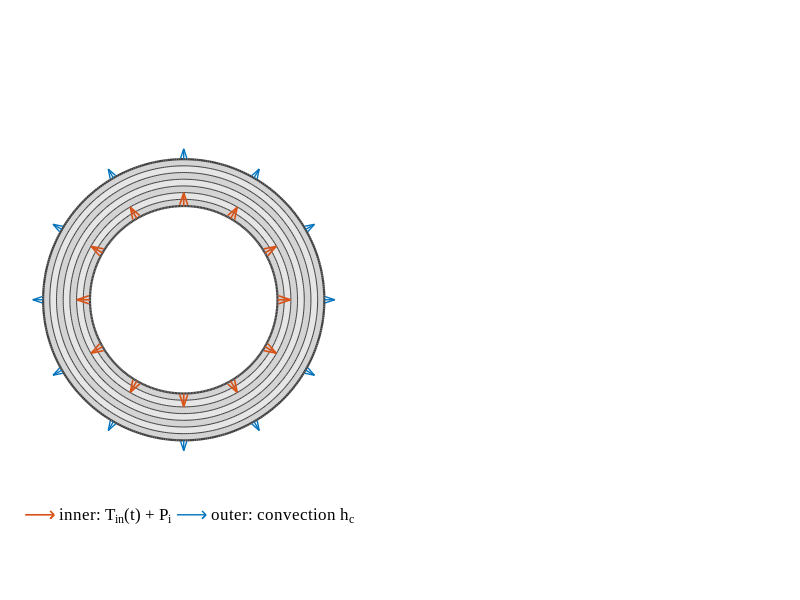

Write the MATLAB code that produced this figure. (Note: this script raises an error after producing the figure.)
%% geometry_schematic_R4_5.m — R4_3 + left panel moved right and the gap between the two panels reduced; margin as in R4_3 (author request 2026-11-02; R4_4's tight crop is NOT used)
%  R4_5 changes (marked 'R4_5'): figure width 12 -> 11.45 in; left axes moved 0.35 in to the right, right axes 0.55 in to the left (gap reduced by 0.9 in; axes sizes in inches unchanged).
%  ----- R4_3 header follows -----
%% geometry_schematic_R4_3.m — R4_2 + label font back to 12 pt, bottom 'insulated' just below the yellow crescent (outside the yellow), both labels a little to the left, larger legend font (author request 2026-11-02)
%  R4_3 changes (marked 'R4_3'): label font size, anchors, dxl, legend FontSize. Everything else = R4_2.
%  ----- R4_2 header follows -----
%% geometry_schematic_R4_2.m — R4_1 + 'insulated' labels centred on the middle axis of the cylinder; the bottom label sits inside the crescent (top face of the bottom insulation block)
%  R4_2 changes (marked 'R4_2'): label anchor positions only. Everything else = R4_1.
%  ----- R4_1 header follows -----
%% geometry_schematic_R4_1.m — R4 + 'insulated' labels closer to the cylinder (centred) and the two panel centres on one horizontal line (author request 2026-11-02)
%  R4_1 changes (marked 'R4_1'): label offsets reduced; left panel shifted vertically by dyAx1. Everything else = R4.
%  ----- R4 header follows -----
%% geometry_schematic_R4.m — R3 + layout changes requested by the author (2026-11-02)
%  Changes vs R3 (all marked 'R4'; geometry, loads, colours untouched; only
%  geometry_schematic_R4_5.png/.fig is written -- the standalone 3D cutaway is not redrawn):
%    * right panel: the two words 'insulated' moved above the top end and below the bottom
%      end, horizontally centred on the cylinder axis;
%    * right panel: R_i and R_o removed; they are shown on the left (cross-section) panel as
%      radial dimension arrows from the centre;
%    * right panel: the wall thickness h is shown on the LEFT wall at the bottom, beside the
%      length L (dimension below the bottom insulation block, on the theta = pi cut face);
%    * right panel: the coordinate triad is rotated about z (outward) and theta is drawn as an
%      arc with an arrow head (as in the left panel) instead of a straight arrow.
%  ----- R3 header follows -----
%% geometry_schematic_R3.m — R2 + coordinate systems (r, theta, z) in the geometry figures
%  R3 (2026-10-29, author request Prom 6): "in the two figures that introduce the cylinder
%  geometry (axial-section figure and cross-section figure) a coordinate system must be added".
%  Changes vs R2 (all marked 'R3'; geometry, loads and colours untouched):
%    * cross-section panel (a): triad at the bore centre -- radial axis r, circumferential
%      direction theta (arc with arrow), axial direction z shown as the out-of-plane symbol;
%    * axial cutaway (panel (b) and the standalone 3D cutaway): the lone z arrow is replaced by
%      a full right-handed triad r, theta, z drawn at the theta = 0 cut plane;
%    * outputs: geometry_schematic_R3.png/.fig and geometry_3D_cutaway_R2.png/.fig
%      (R2/R1 figures stay frozen).
%  ----- R2 header follows -----
%% geometry_schematic_R2.m — geometry schematic with an axially cut half-cylinder (3D)
%  R2 (2026-10-12, author request) revises the geometry schematic that
%  ch123_figs_R10.m draws (geometry_schematic.png: (a) annular cross-section,
%  (b) r-z graph):
%    * the RIGHT-HAND GRAPH (the r-z axes plot) is DELETED;
%    * in its place, an axially cut HALF CYLINDER in 3D showing
%        - the 7 layers on the cut faces and on the top face,
%        - the INNER loading (internal pressure P_i + thermal load T_in(t)),
%        - the OUTER convection h_c,
%        - the TOP and BOTTOM ends THERMALLY INSULATED (shown as insulation
%          blocks, labelled).
%    The cross-section panel (a) and its legend are unchanged.
%  Output: figures_ch123/geometry_schematic_R2.png (+ .fig). R1 and
%  ch123_figs_R10.m (which keeps writing the old geometry_schematic.png) are frozen.
%
%  Second output (author request: "draw something like" the 3D cylinder
%  drawings in Heydarpour's papers, e.g. Thin-Walled Struct. 155 (2020) 106914
%  Fig. 1a): figures_ch123/geometry_3D_cutaway_R1.png — the same cylinder with a
%  135-degree wedge removed, layers in a blue scale, loads and insulated ends.
%  All figure text in English, Times New Roman (as in the other ch1-3 schematics).
clearvars; clc; close all;
outdir = 'C:/Users/InfosaicUser/Desktop/MSc/Lord-Shulman-theory-thermoelastic-cylinder/claude/figures_ch123';
if ~exist(outdir,'dir'), mkdir(outdir); end
try
    set(groot,'defaultAxesFontName','Times New Roman');
    set(groot,'defaultTextFontName','Times New Roman');
    set(groot,'defaultLegendFontName','Times New Roman');
catch
end
CO = {[0 0.447 0.741],[0.850 0.325 0.098]};          % chapter colours: outer = blue, inner = orange
Ri = 1.0; Ro = 1.5; L = 2.1; NL = 7;
Rb = Ri + (0:NL)*((Ro-Ri)/NL);                       % 8 interface radii
G.Ri = Ri; G.Ro = Ro; G.L = L; G.NL = NL; G.Rb = Rb; G.tI = 0.16;   % tI = insulation block thickness
az = -25; el = 22;                                   % camera: from the front, slightly right and above

%% ================= FIGURE 1: cross-section (a) + half cylinder (b) =================
fig = figure('Units','inches','Position',[1 1 11.45 6],'Color','w','Renderer','opengl');

% ---------- (a) annular cross-section: unchanged from ch123_figs_R10 ----------
dyAx1 = 0.0296;   % R4_1: vertical shift of the left panel so both figure centres lie on one horizontal line
ax1 = axes('Parent',fig,'Position',[0.0410 0.08-dyAx1 0.3773 0.90]); hold(ax1,'on'); axis(ax1,'equal'); axis(ax1,'off');
th = linspace(0,2*pi,400);
for k = 1:NL
    ro = Rb(k+1); ri = Rb(k); sh = 0.90 - 0.07*mod(k,2);
    patch(ax1,[ro*cos(th) ri*cos(fliplr(th))],[ro*sin(th) ri*sin(fliplr(th))],[sh sh sh],'EdgeColor','none');
end
for k = 1:NL+1
    lw = 0.5; if k==1||k==NL+1, lw = 1.6; end
    plot(ax1,Rb(k)*cos(th),Rb(k)*sin(th),'-','Color',[0.25 0.25 0.25],'LineWidth',lw);
end
na = 12; ang = linspace(0,2*pi,na+1); ang(end) = [];
qi = quiver(ax1,Ri*cos(ang),Ri*sin(ang),0.14*cos(ang),0.14*sin(ang),0,'Color',CO{2},'LineWidth',1.2,'MaxHeadSize',0.55,'DisplayName','inner: T_{in}(t) + P_i');
qo = quiver(ax1,Ro*cos(ang),Ro*sin(ang),0.11*cos(ang),0.11*sin(ang),0,'Color',CO{1},'LineWidth',1.0,'MaxHeadSize',0.55,'DisplayName','outer: convection h_c');
lg = legend(ax1,[qi(1) qo(1)],'Location','southoutside','Orientation','horizontal','FontSize',12,'Box','off','AutoUpdate','off');   % R3: AutoUpdate off, else the triad objects added below enter the legend
lg.Units = 'normalized'; lg.Position(2) = 0.15;   % R4_1: legend placed just under the (shifted) left panel
xlim(ax1,[-(Ro+0.55) Ro+0.55]); ylim(ax1,[-(Ro+0.5) Ro+0.5]);
% R3: coordinate system of the cross-section: r (radial), theta (circumferential), z (out of the page)
tri_r = 0.55; tri_a = 0.33;
quiver(ax1,0,0,tri_r,0,0,'Color','k','LineWidth',1.3,'MaxHeadSize',0.6);          % r axis
text(ax1,tri_r+0.07,0.0,'r','FontSize',14,'FontAngle','italic','HorizontalAlignment','left','VerticalAlignment','middle');
ta = linspace(deg2rad(8),deg2rad(80),40);
plot(ax1,tri_a*cos(ta),tri_a*sin(ta),'k-','LineWidth',1.3);                         % theta arc
% arrow head at the arc end: filled triangle along the counter-clockwise tangent
Ee = tri_a*[cos(ta(end)) sin(ta(end))]; tg = [-sin(ta(end)) cos(ta(end))]; nn = [cos(ta(end)) sin(ta(end))];
hl = 0.10; hw = 0.045;
patch(ax1,[Ee(1)+hl*tg(1), Ee(1)+hw*nn(1), Ee(1)-hw*nn(1)],[Ee(2)+hl*tg(2), Ee(2)+hw*nn(2), Ee(2)-hw*nn(2)],'k','EdgeColor','k');
text(ax1,0.45*cos(deg2rad(58)),0.45*sin(deg2rad(58)),'\theta','FontSize',14,'HorizontalAlignment','left','VerticalAlignment','bottom');
plot(ax1,0,0,'ko','MarkerSize',9,'LineWidth',1.2); plot(ax1,0,0,'k.','MarkerSize',9);   % z out of the page
text(ax1,0.03,-0.13,'z','FontSize',14,'FontAngle','italic','HorizontalAlignment','center','VerticalAlignment','top');   % R4: moved below the symbol (clear of the R_o line)
% R4: radii R_i and R_o as radial dimension arrows from the centre (moved here from the right panel)
ai = deg2rad(145); ao = deg2rad(215);
quiver(ax1,0,0,Ri*cos(ai),Ri*sin(ai),0,'Color','k','LineWidth',1.0,'MaxHeadSize',0.10);
quiver(ax1,0,0,Ro*cos(ao),Ro*sin(ao),0,'Color','k','LineWidth',1.0,'MaxHeadSize',0.07);
text(ax1,0.52*cos(ai),0.52*sin(ai)+0.05,'R_i','FontSize',14,'HorizontalAlignment','center','VerticalAlignment','bottom');
text(ax1,(Ro+0.10)*cos(ao),(Ro+0.10)*sin(ao),'R_o','FontSize',14,'HorizontalAlignment','right','VerticalAlignment','top');

% ---------- (b) axially cut half cylinder, 3D ----------
ax2 = axes('Parent',fig,'Position',[0.2349 0.0 0.7441 1.0]);
draw_cyl3d(ax2, pi, 'gray', CO, G, az, el, true);

exportgraphics(fig,fullfile(outdir,'geometry_schematic_R4_5.png'),'Resolution',300,'Padding',30);   % R4: was _R3; R4_1: padding so the top label is not at the edge
savefig(fig,fullfile(outdir,'geometry_schematic_R4_5.fig'));
close(fig); fprintf('done: geometry_schematic_R4_5.png\n');
% R4: FIGURE 2 (standalone 3D cutaway) removed from this script; geometry_3D_cutaway_R2 stays as is

%% ============================ helpers ============================
function draw_cyl3d(ax, thMax, palette, CO, G, az, el, withDims)
    hold(ax,'on');
    Ri = G.Ri; Ro = G.Ro; L = G.L; NL = G.NL; Rb = G.Rb; tI = G.tI;
    edge = [0.25 0.25 0.25];
    % layer colours: alternating greys (as in the 2D panel) or a light->dark blue scale
    for k = 1:NL
        if strcmp(palette,'gray')
            lay{k} = (0.90 - 0.07*mod(k,2))*[1 1 1]; %#ok<AGROW>
        else
            t = (k-1)/(NL-1);
            lay{k} = [0.80 0.89 0.99]*(1-t) + [0.10 0.27 0.60]*t; %#ok<AGROW>
        end
    end
    if strcmp(palette,'gray'), cIn = [0.93 0.93 0.95]; cOut = [0.80 0.80 0.80];
    else,                      cIn = [0.82 0.90 0.98]; cOut = [0.66 0.79 0.95]; end
    cIns = [1.00 0.93 0.62];                                  % insulation blocks
    th = linspace(0,thMax,120);

    % ---- curved surfaces (inner + outer), light-dependent shading ----
    [T,Z] = meshgrid(th,[0 L]);
    surf_shaded(ax,Ri*cos(T),Ri*sin(T),Z,T,cIn);
    surf_shaded(ax,Ro*cos(T),Ro*sin(T),Z,T,cOut);

    % ---- cut faces (theta = 0 and theta = thMax): the 7 layers ----
    for k = 1:NL
        for tc = [0 thMax]
            patch(ax,[Rb(k) Rb(k+1) Rb(k+1) Rb(k)]*cos(tc),[Rb(k) Rb(k+1) Rb(k+1) Rb(k)]*sin(tc), ...
                  [0 0 L L],lay{k},'EdgeColor',edge,'LineWidth',0.4);
        end
        % ---- top face z = L: annular sector of layer k ----
        sector(ax,L,Rb(k),Rb(k+1),0,thMax,lay{k},edge);
    end

    % ---- insulation blocks at the top and bottom ends ----
    for zc = [-tI, L]
        ins_block(ax,zc,zc+tI,Ri,Ro,thMax,cIns,edge);
    end

    % ---- inner loading: arrows from the bore onto the inner surface (P_i + T_in) ----
    if thMax > pi, thI = deg2rad([40 65 90 110]); else, thI = deg2rad([45 80 115 150]); end
    zr = [0.25 0.50 0.75]*L;
    for a = thI
        for z = zr
            quiver3(ax,(Ri-0.34)*cos(a),(Ri-0.34)*sin(a),z,0.30*cos(a),0.30*sin(a),0,0, ...
                    'Color',CO{2},'LineWidth',1.8,'MaxHeadSize',0.9);
        end
    end
    % ---- outer convection: arrows leaving the outer surface where it faces the camera ----
    if thMax > pi, thO = deg2rad([4 16 198 212]); else, thO = deg2rad([4 12 20]); end
    for a = thO
        for z = zr
            quiver3(ax,Ro*cos(a),Ro*sin(a),z,0.36*cos(a),0.36*sin(a),0,0, ...
                    'Color',CO{1},'LineWidth',1.8,'MaxHeadSize',0.9);
        end
    end

    % ---- annotations ----
    % R4: 'insulated' above the top end and below the bottom end, centred on the cylinder axis
    dxl = -0.19;   % R4_3: was -0.068 (centred), now a little to the left; R4_2: screen-horizontal shift of both labels (data units along the screen x direction) to centre them on the cylinder
    ex = dxl*[cos(deg2rad(-25)) sin(deg2rad(-25))];
    text(ax,0.63+ex(1),1.36+ex(2),L+tI+0.05,'insulated','FontSize',12,'HorizontalAlignment','center', ...
         'VerticalAlignment','bottom');
    text(ax,(Ri-0.25)*cosd(65)+ex(1),(Ri-0.25)*sind(65)+ex(2),-tI+0.05,'insulated','FontSize',12,'HorizontalAlignment','center', ...   % R4_3: just below the crescent (outside the yellow), top-aligned   % R4_2: inside the crescent = inner face of the bottom insulation block
         'VerticalAlignment','top');
    % z axis arrow and length dimension
    xa = -Ro-0.45;
    plot3(ax,[xa xa],[0 0],[0 L],'k-','LineWidth',1.0);
    plot3(ax,[xa-0.05 xa+0.05],[0 0],[0 0],'k-','LineWidth',1.0);
    plot3(ax,[xa-0.05 xa+0.05],[0 0],[L L],'k-','LineWidth',1.0);
    text(ax,xa-0.08,0,L/2,'L','FontSize',14,'FontAngle','italic','HorizontalAlignment','right');
    % R3: full coordinate triad (r, theta, z) at the theta = 0 cut plane, clear of the cylinder
    xz = Ro+0.85; z0 = 0.35; Lt = 0.62;
    % R4: triad rotated about z by phT (outward); theta shown as an arc with an arrow head
    phT = deg2rad(-55);
    er = [cos(phT) sin(phT) 0];
    quiver3(ax,xz,0,z0,0,0,0.75,0,'Color','k','LineWidth',1.3,'MaxHeadSize',0.8);   % z (axial)
    text(ax,xz,0,z0+0.75+0.12,'z','FontSize',14,'FontAngle','italic','HorizontalAlignment','center');
    quiver3(ax,xz,0,z0,Lt*er(1),Lt*er(2),0,0,'Color','k','LineWidth',1.3,'MaxHeadSize',0.8);      % r (radial)
    text(ax,xz+(Lt+0.07)*er(1),(Lt+0.07)*er(2),z0,'r','FontSize',14,'FontAngle','italic','HorizontalAlignment','left');
    ra = 0.42; tt = linspace(deg2rad(12),deg2rad(85),40);                                       % theta arc (r -> theta)
    plot3(ax,xz+ra*cos(phT+tt),ra*sin(phT+tt),z0*ones(size(tt)),'k-','LineWidth',1.3);
    qe = [xz+ra*cos(phT+tt(end)), ra*sin(phT+tt(end))]; qd = [-sin(phT+tt(end)), cos(phT+tt(end))];
    nr = [cos(phT+tt(end)) sin(phT+tt(end))]; hl = 0.13; hw = 0.055;   % filled triangular arrow head at the arc end (as in the left panel)
    patch(ax,[qe(1)+hl*qd(1), qe(1)+hw*nr(1), qe(1)-hw*nr(1)],[qe(2)+hl*qd(2), qe(2)+hw*nr(2), qe(2)-hw*nr(2)],z0*ones(1,3),'k','EdgeColor','k');
    ta = phT+deg2rad(50);
    text(ax,xz+(ra+0.10)*cos(ta),(ra+0.10)*sin(ta),z0,'\theta','FontSize',14,'HorizontalAlignment','left');
    plot3(ax,xz,0,z0,'k.','MarkerSize',10);
    if withDims
        % R4: only the thickness h, on the LEFT wall (theta = pi cut face) at the bottom, beside L
        zd = -tI-0.30;
        plot3(ax,[-Ri -Ri],[0 0],[-tI zd-0.05],':','Color',[0.3 0.3 0.3],'LineWidth',0.8);
        plot3(ax,[-Ro -Ro],[0 0],[-tI zd-0.05],':','Color',[0.3 0.3 0.3],'LineWidth',0.8);
        quiver3(ax,-Ro,0,zd,Ro-Ri,0,0,0,'Color','k','LineWidth',1.0,'MaxHeadSize',0.5);
        quiver3(ax,-Ri,0,zd,-(Ro-Ri),0,0,0,'Color','k','LineWidth',1.0,'MaxHeadSize',0.5);
        text(ax,-(Ri+Ro)/2,0,zd-0.14,'h','FontSize',14,'FontAngle','italic','HorizontalAlignment','center');
    end

    axis(ax,'equal'); axis(ax,'off');
    view(ax,az,el); camproj(ax,'orthographic');
    xlim(ax,[-Ro-0.60 Ro+1.55]); ylim(ax,[-Ro-0.3 Ro+0.55]); zlim(ax,[-0.95 L+1.05]);   % R3: room for the triad (was Ro+1.40 / Ro+0.3)
end

function surf_shaded(ax,X,Y,Z,T,col)
    s = 0.78 + 0.22*cos(T - pi/4);                     % simple directional shading
    C = cat(3, min(col(1)*s,1), min(col(2)*s,1), min(col(3)*s,1));
    surf(ax,X,Y,Z,C,'EdgeColor','none','FaceColor','interp');
end

function sector(ax,z,r1,r2,t0,t1,col,edge)
    t = linspace(t0,t1,80);
    X = [r2*cos(t) r1*cos(fliplr(t))]; Y = [r2*sin(t) r1*sin(fliplr(t))];
    patch(ax,X,Y,z*ones(size(X)),col,'EdgeColor',edge,'LineWidth',0.4);
end

function ins_block(ax,z0,z1,r1,r2,thMax,col,edge)
    t = linspace(0,thMax,100);
    sector(ax,z1,r1,r2,0,thMax,col,edge);               % outer face of the block
    sector(ax,z0,r1,r2,0,thMax,col,edge);
    [T,Z] = meshgrid(t,[z0 z1]);
    surface(ax,r2*cos(T),r2*sin(T),Z,'FaceColor',col,'EdgeColor','none');
    surface(ax,r1*cos(T),r1*sin(T),Z,'FaceColor',col*0.97,'EdgeColor','none');
    for tc = [0 thMax]
        patch(ax,[r1 r2 r2 r1]*cos(tc),[r1 r2 r2 r1]*sin(tc),[z0 z0 z1 z1],col,'EdgeColor',edge,'LineWidth',0.5);
    end
end
